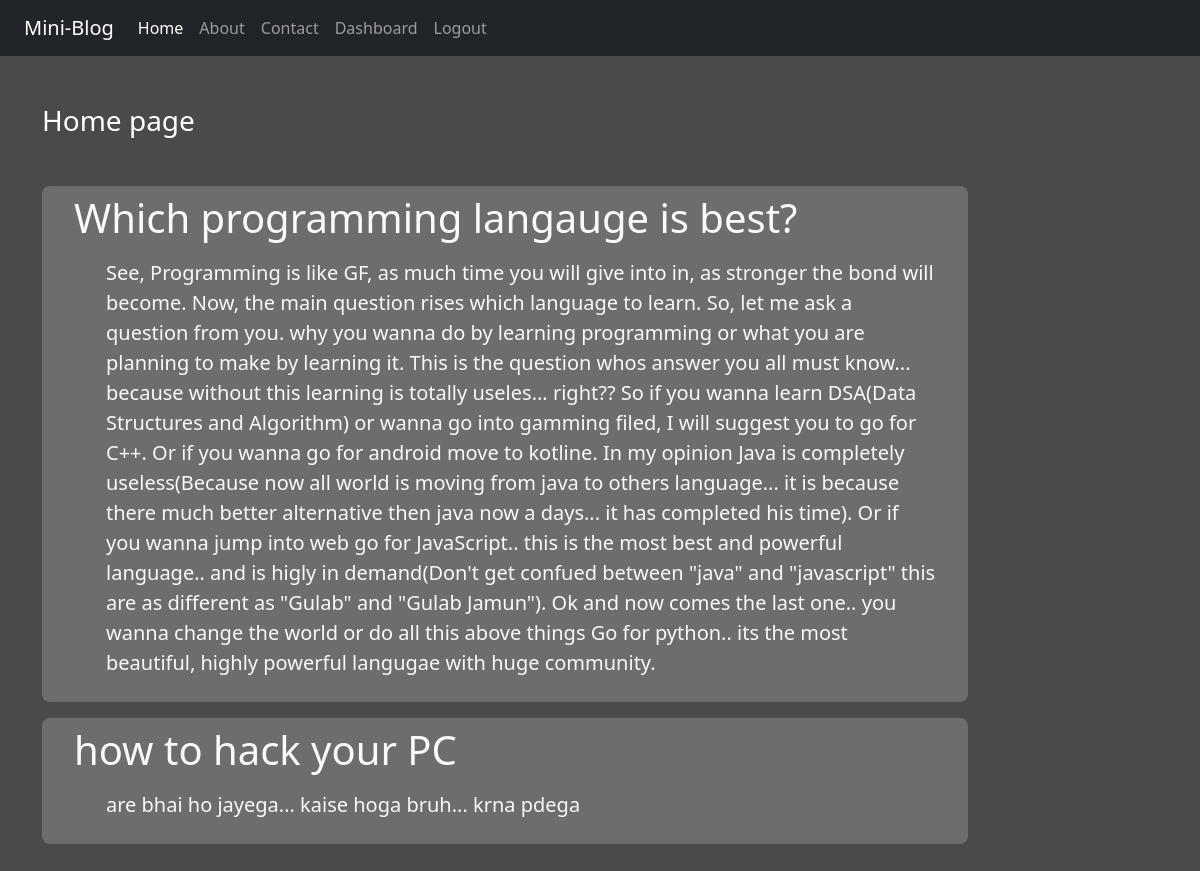
The app's page / (signed in) with its own data.
### miniblog/models.py (models this page shows)
class Post_the_blog(models.Model):
    title=models.CharField(max_length=150)
    desc=models.TextField()

### miniblog/views.py (the view)
# urls.py: 2. Add a URL to urlpatterns:  path('', views.home, name='home')
def home(request):
    posts=Post_the_blog.objects.all()
    return render(request,'miniblog/home.html',{'post':posts})

### miniblog/templates/miniblog/home.html
{% extends 'miniblog/base.html' %}
{% load static %}
{% block content %}
<div class="col-sm-10 col-md-10 mb-5">
    <h3 class="text-white my-5">Home page</h3>
    {% for pst in post %}
    <div class="jumbotron jumbotron-fluid jumbo-color p-2 mt-3 mb-2" style="border-radius: 8px;">
        <div class="container text-light">
            <h1 class="display font-weight-bold">{{pst.title}}</h1>
            <p class="lead mt-3 ml-2">{{pst.desc}}</p>
        </div>
    </div>
    {% endfor %}
</div>
{% endblock content %}

### miniblog/static/miniblog/css/style.css (style rules this page uses)
body { background-color: rgb(74,74,74); color: white; }
.jumbo-color { background-color: rgb(109,109,109); }
.ml-2 { margin-left: 2rem; }

### records on screen
Post_the_blog: title "Which programming langauge is best?", desc "See, Programming is like GF, as much time you will give into in, as stronger the bond will become. Now, the main question rises which language to learn. So, let me ask a question from you. why you wanna do by learning programming or what you are planning to make by learning it. This is the question whos answer you all must know... because without this learning is totally useles... right?? So if you wanna learn DSA(Data Structures and Algorithm) or wanna go into gamming filed, I will suggest you to go for C++. Or if you wanna go for android move to kotline. In my opinion Java is completely useless(Because now all world is moving from java to others language... it is because there much better…"
Post_the_blog: title "how to hack your PC", desc "are bhai ho jayega... kaise hoga bruh... krna pdega"
